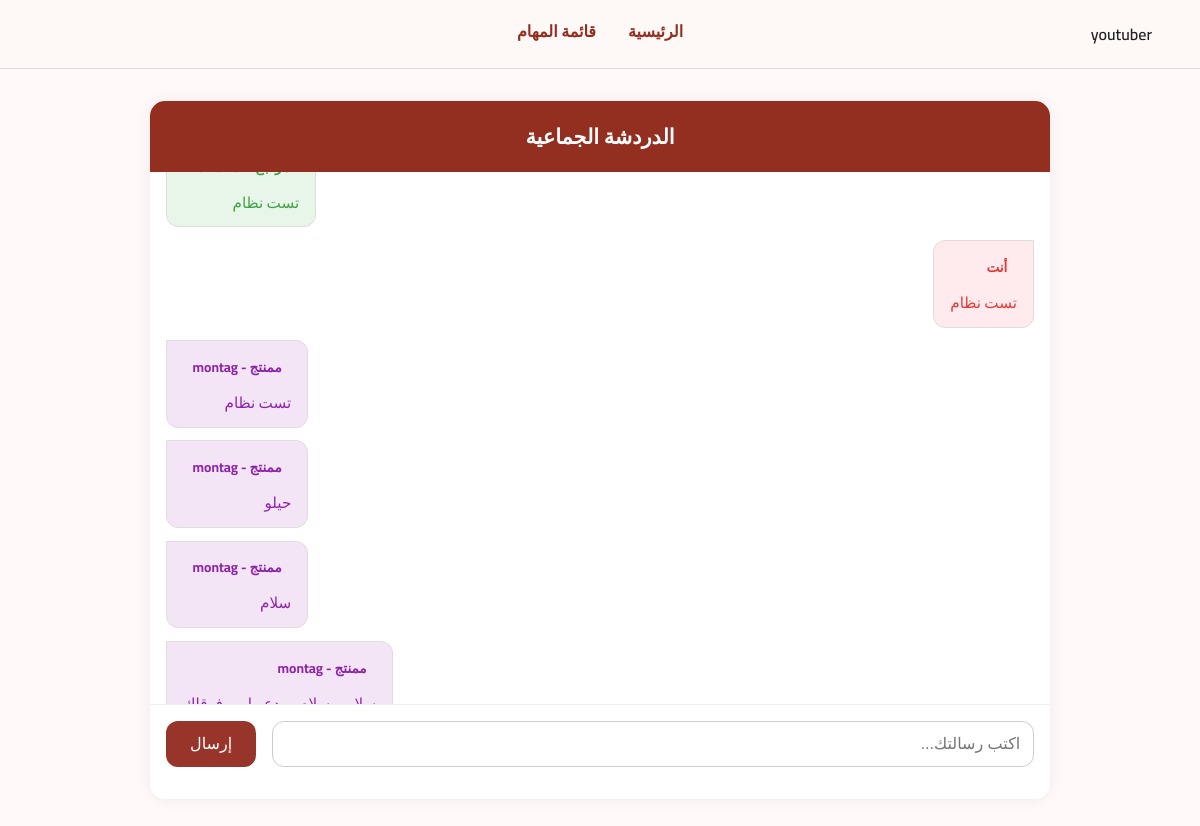
Before: /chat/ (signed in) with the older database file.
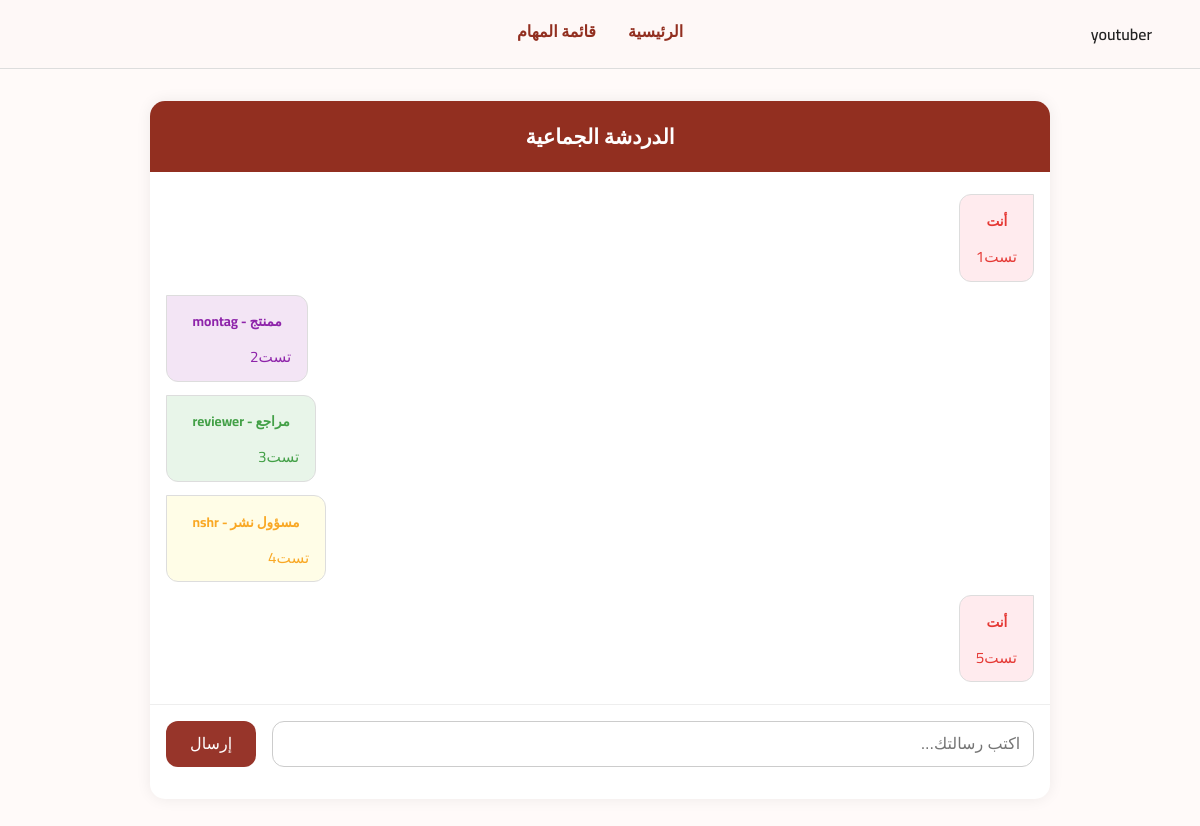
After: the same page with the newer database file.
### chat/models.py (models this page shows, shortened)
class Message(models.Model):
    sender = models.ForeignKey(User, on_delete=models.CASCADE)
    content = models.TextField(verbose_name="محتوى الرسالة")
    timestamp = models.DateTimeField(auto_now_add=True)
    is_reply = models.BooleanField(default=False)

### account/models.py (models this page shows, shortened)
class الملف_الشخصي(models.Model):
    المستخدم = models.OneToOneField(
        User,
        on_delete=models.CASCADE,
        related_name='profile',  # ✅ لإتاحة الوصول من user.profile
        verbose_name="المستخدم"
    )
    الوظائف = [
        ('youtuber', 'يوتيوبر'),
        ('editor', 'ممنتج'),
        ('thumbnailer', 'مصمم الثمنيل'),
        ('reviewer', 'مراجع'),
        ('publisher', 'مسؤول نشر'),
        ('manager', 'مدير'),
    ]
    الوظيفة = models.CharField(
        max_length=20,
        choices=الوظائف,
        verbose_name="الوظيفة"
    )

### chat/views.py (the view, shortened to what this page needs)
# urls.py: path('', views.chat_view, name='chat_home'),
@login_required
def chat_view(request):
    messages = Message.objects.order_by('timestamp')
    return render(request, 'chat/chat.html', {
        'messages': messages,
    })

### templates/chat/chat.html (shortened to what this page needs)
{% load static %}
{% include 'header.html' %}
<!DOCTYPE html>
<html lang="ar" dir="rtl">
<head>
</head>
<body>
  <div class="chat-wrapper">
    <div class="chat-header">الدردشة الجماعية</div>
    <div class="chat-box" id="chatBox">
      {% for message in messages %}
        {% with message.sender.profile.الوظيفة as role %}
          <div class="message role-bg {{ role }} {% if message.sender == user %}own{% else %}other{% endif %}">
            <div class="sender-name">
              {% if message.sender == user %}
                <span class="username {{ role }}">أنت</span>
              {% else %}
                <span class="username {{ role }}">
                  {{ message.sender.profile.get_الوظيفة_display }} - {{ message.sender.username }}
                </span>
              {% endif %}
            </div>
            <div class="message-content">{{ message.content }}</div>
          </div>
        {% endwith %}
      {% endfor %}
    </div>
    <form class="chat-form" method="post" action="">
      <input type="text" name="نص" placeholder="اكتب رسالتك..." required />
      <button type="submit">إرسال</button>
    </form>
  </div>
</body>
</html>

Changed rows visible on the page:
removed Message: content "تست نظام"
removed Message: content "تست نظام"
removed Message: sender.profile.الوظيفة "ممنتج", sender.username "montag", content "تست نظام"
removed Message: sender.profile.الوظيفة "ممنتج", sender.username "montag", content "حيلو"
removed Message: sender.profile.الوظيفة "ممنتج", sender.username "montag", content "سلام"
removed Message: sender.profile.الوظيفة "ممنتج", sender.username "montag"
added Message: content "تست1"
added Message: sender.profile.الوظيفة "ممنتج", sender.username "montag", content "تست2"
added Message: sender.profile.الوظيفة "مراجع", sender.username "reviewer", content "تست3"
added Message: sender.profile.الوظيفة "مسؤول نشر", sender.username "nshr", content "تست4"
added Message: content "تست5"
